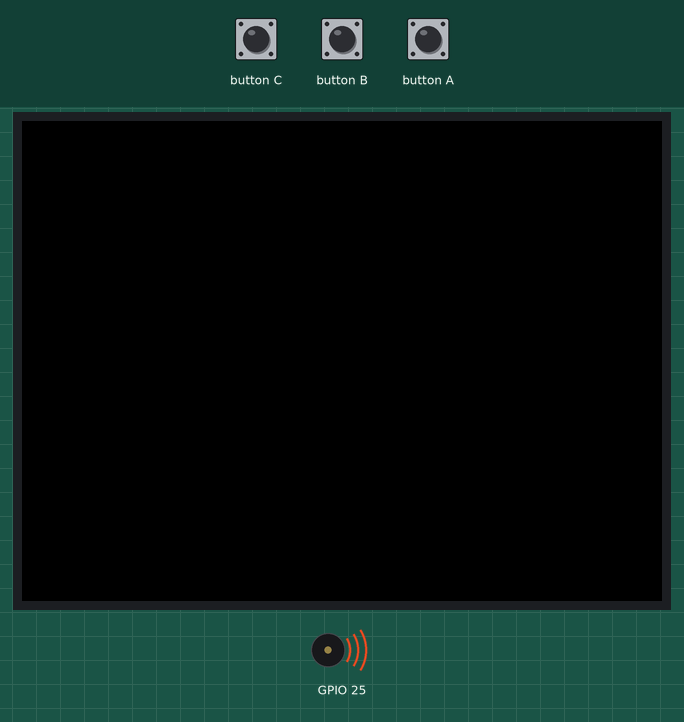
This sketch was run on a simulated ESP32. Shown: 320×240 colour display, buzzer (waves = sounding).

Above: at 2.7 s.
At 4.2 s:
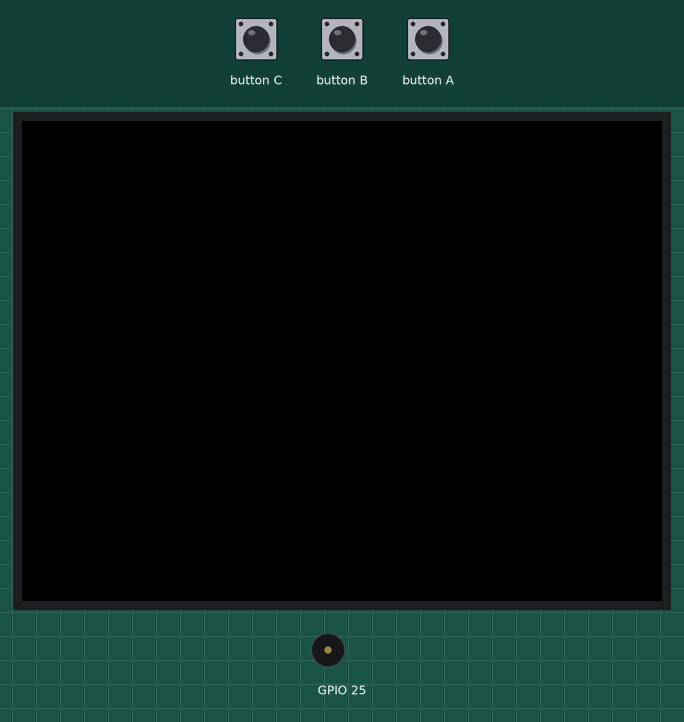
Timing chart, 0 to 6.8 s (numbered marks = the images above):
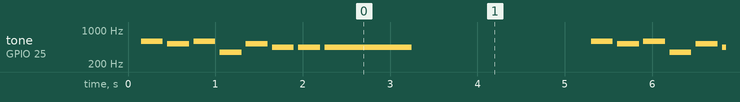

Measured:
- by itself, tone on GPIO 25: repeats every 5.2 s: silent 0.05 s, 524 Hz 0.25 s, silent 0.05 s, 588 Hz 0.25 s, silent 0.05 s, 349 Hz 0.25 s, silent 0.05 s, 524 Hz 0.25 s, 2 × (silent 0.05 s, 440 Hz 0.25 s), silent 0.05 s, 440 Hz 1.0 s, silent 2.1 s, 588 Hz 0.25 s

The sketch:

lab3.ino
```cpp
#include <M5Stack.h>

const int C4 = 262;
const int D4 = 294;
const int E4 = 330;
const int F4 = 349;
const int G4 = 392;
const int A4 = 440;
const int B4 = 494;
const int C5 = 524;
const int D5 = D4*2;

//const int zero = 0;

const int note[] = {
  D5,C5,D5,F4,C5,A4,A4,A4
};

const int duration[] = {
  4,4,4,4,4,4,4,1
};

void setup() {
  M5.begin();
  M5.Speaker.setVolume(1);
  M5.Speaker.update();
}


void loop() {
  for (int i=0; i<8; i++) {
    int wait = 1000/duration[i];
    M5.Speaker.tone(note[i]);
    delay(wait);
    M5.Speaker.mute();
    delay(50);
  }
  M5.Speaker.mute();
  delay(2000);
  M5.update();

}
```
